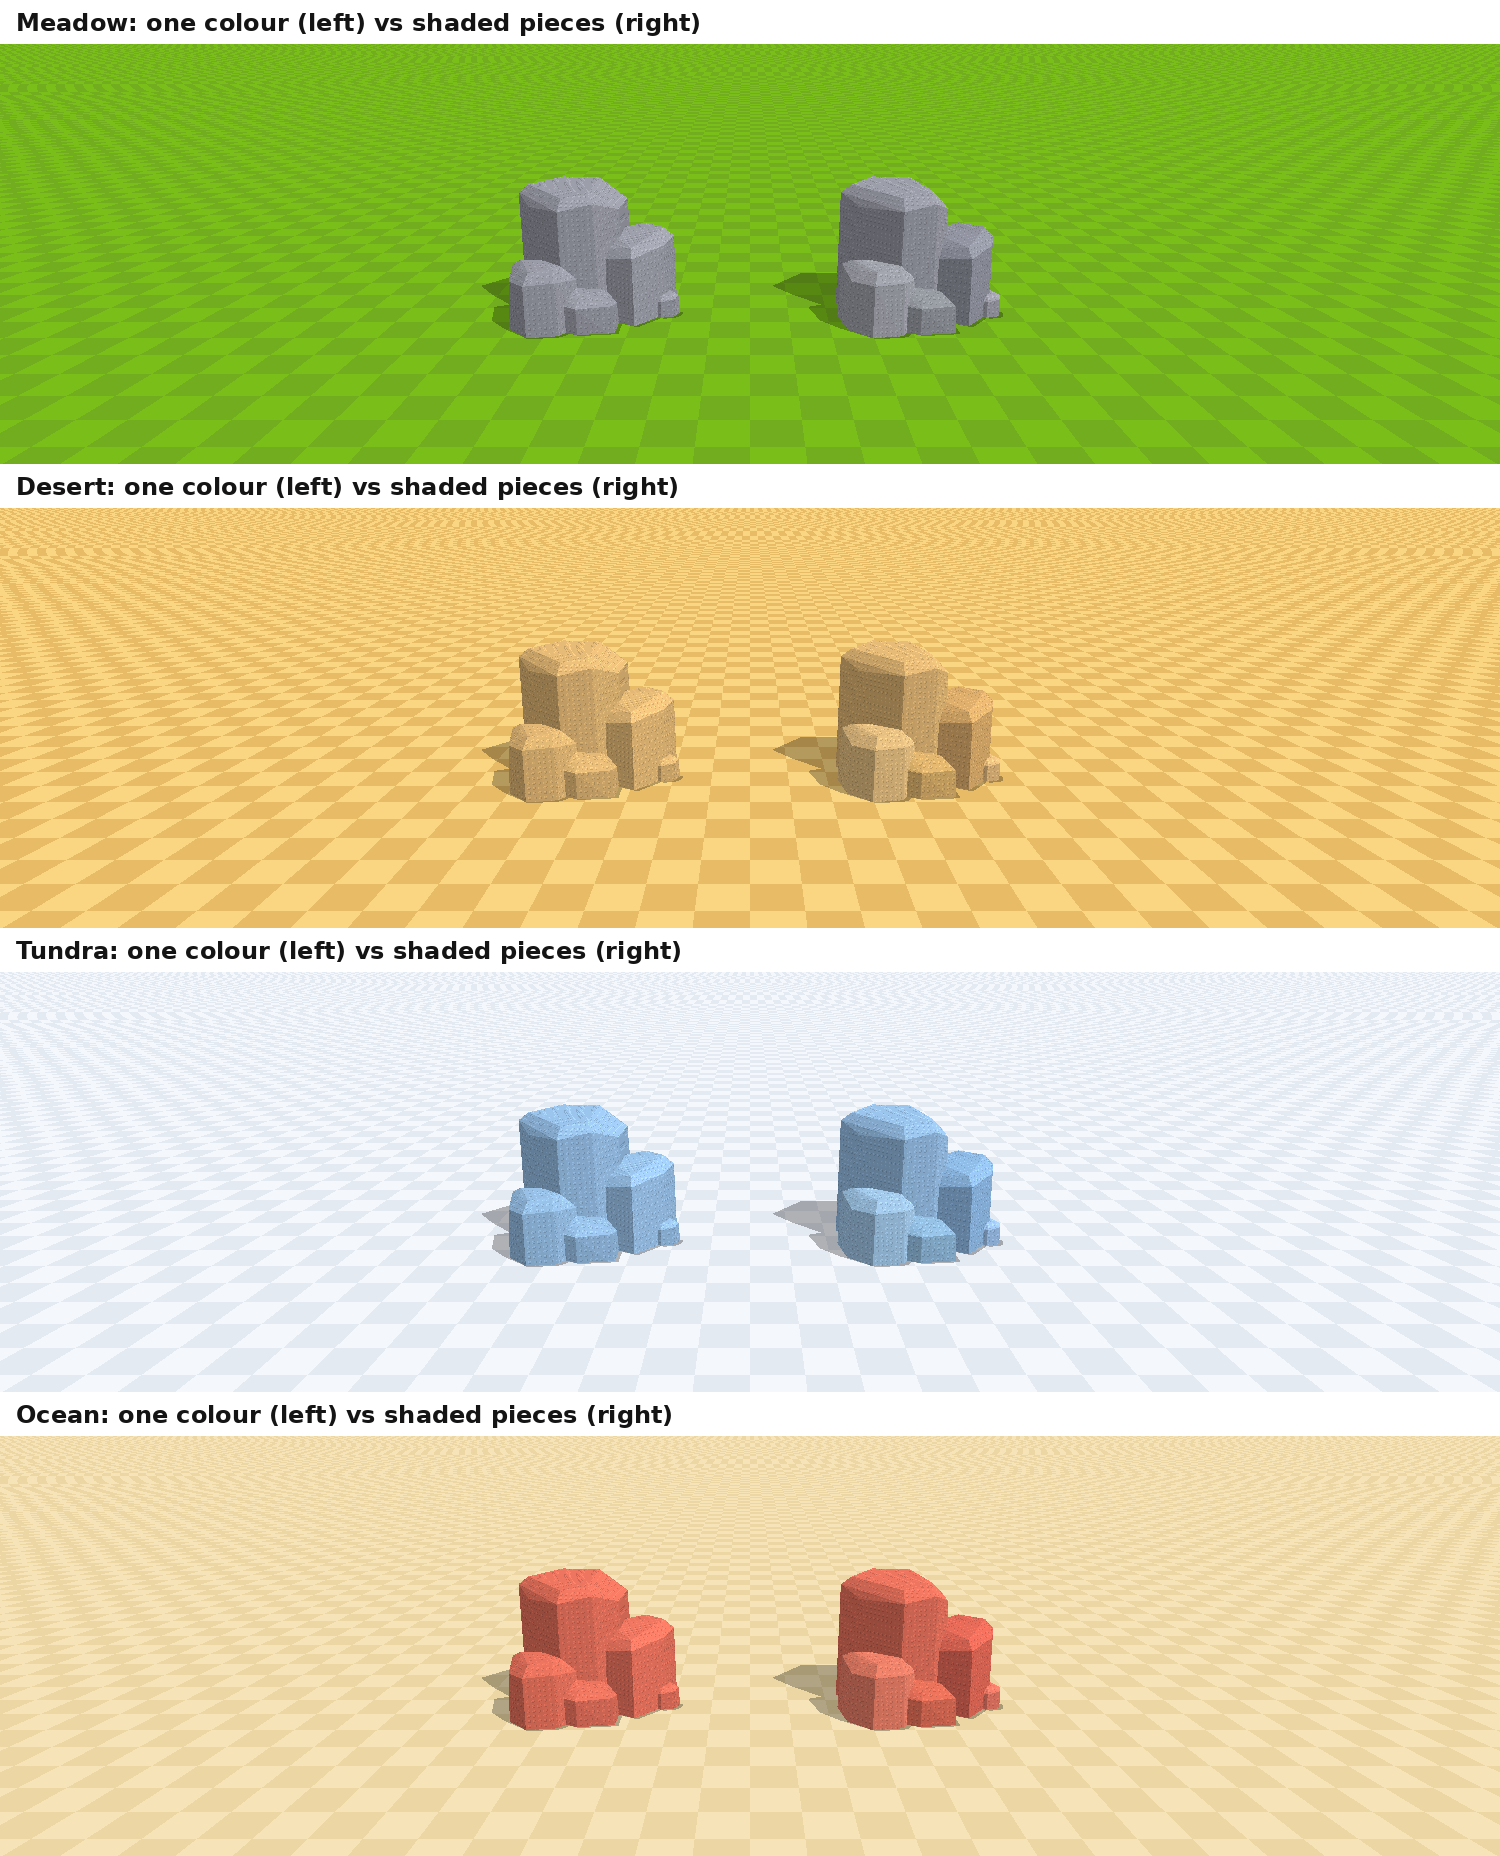

Write the Python code that produced this figure.
"""QM (Oct 10): multi-piece rocks with each piece a slightly different shade of the
biome's rock colour (low contrast). Crag (5 pieces) per biome: one colour vs shaded.
In Roblox a MeshPart has one Color, so shaded rocks need one MeshPart per piece.
Run: python3 design/rocks_biomes/rocks_multishade.py"""
import os
import sys

import numpy as np
from PIL import Image, ImageDraw, ImageFont

HERE = os.path.dirname(os.path.abspath(__file__))
sys.path.insert(0, os.path.join(HERE, "..", "..", "tools"))
import partlib  # noqa: E402
import rock_meshes as RM  # noqa: E402

BIOMES = [  # name, base colour, piece shades (small steps around the base), ground
    ("Meadow", (159, 161, 172), [(159, 161, 172), (148, 151, 163), (168, 170, 179), (153, 157, 164), (164, 164, 176)],
     ((113, 173, 31), (122, 190, 25))),
    ("Desert", (234, 190, 122), [(234, 190, 122), (224, 176, 110), (240, 200, 136), (228, 184, 112), (238, 194, 130)],
     ((232, 188, 102), (250, 214, 130))),
    ("Tundra", (158, 200, 240), [(158, 200, 240), (146, 190, 234), (170, 210, 244), (152, 196, 232), (164, 202, 246)],
     ((228, 234, 242), (244, 247, 251))),
    ("Ocean", (242, 120, 98), [(242, 120, 98), (232, 108, 90), (246, 134, 110), (236, 116, 92), (244, 126, 106)],
     ((236, 214, 164), (246, 228, 184))),
]
W, H, BAND = 1500, 420, 44
FOV = 30
fnt = ImageFont.truetype("/usr/share/fonts/truetype/dejavu/DejaVuSans-Bold.ttf", 24)

chunks = RM.build(*{n: (f, s) for n, f, s, _ in RM.ROCKS}["RockCrag"])
wid = np.ptp(np.concatenate([np.concatenate(t) for t in chunks])[:, 0])


def row(base, shades, ground):
    partlib.GROUND = np.array(ground[0], float)
    partlib.GROUND2 = np.array(ground[1], float)
    off = wid / 2 + 8
    parts = RM.as_parts(chunks, off, 0, yaw=20, color=base)  # left: one colour
    for i, c in enumerate(chunks):
        parts += RM.as_parts([c], -off, 0, yaw=20, color=shades[i % len(shades)])  # right: shaded
    return partlib.render(parts, eye=(0, 30, -78), target=(0, 6, 0), W=W, H=H, fov=FOV, fog=False, outline=False)


sheet = Image.new("RGB", (W, len(BIOMES) * (H + BAND)), (255, 255, 255))
d = ImageDraw.Draw(sheet)
for i, (name, base, shades, ground) in enumerate(BIOMES):
    y = i * (H + BAND)
    sheet.paste(row(base, shades, ground).convert("RGB"), (0, y + BAND))
    d.text((16, y + 8), f"{name}: one colour (left) vs shaded pieces (right)", font=fnt, fill=(20, 20, 20))
    print(name)
out = os.path.join(HERE, "rocks_multishade.png")
sheet.save(out)
print("wrote", out)
